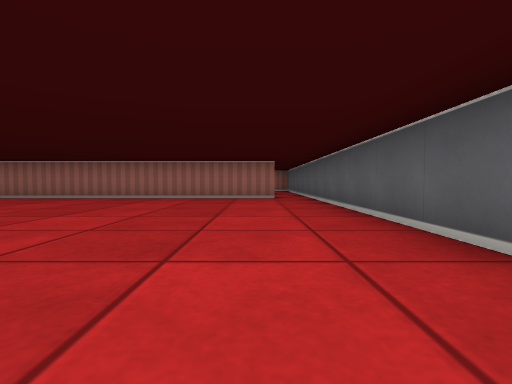
view 1 (above)

14 first-person views from a walk through a cub3D maze. The camera is about half as high as the walls, tilts 2° down and sees 85° across. The floor is counted in squares. Each view is taken from the middle of a square. On the plan, view 1 faces up. The plan holds only what a view shows up to about 9 squares ahead; the rest is blank.

view 2
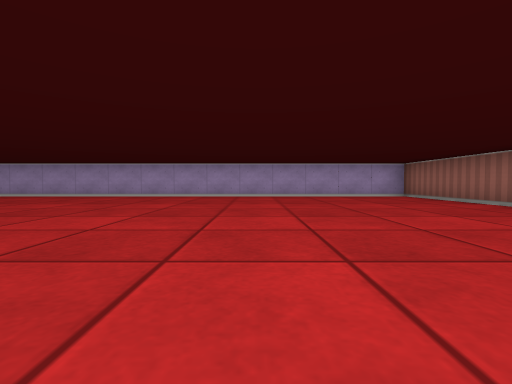

view 3
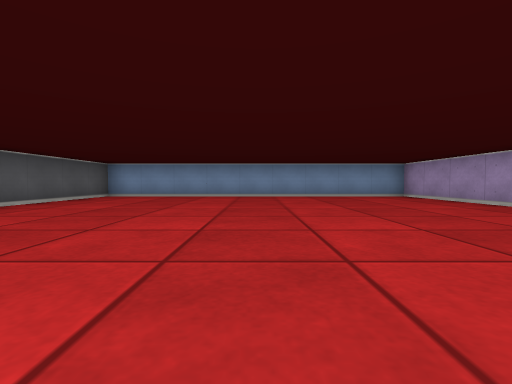

view 4
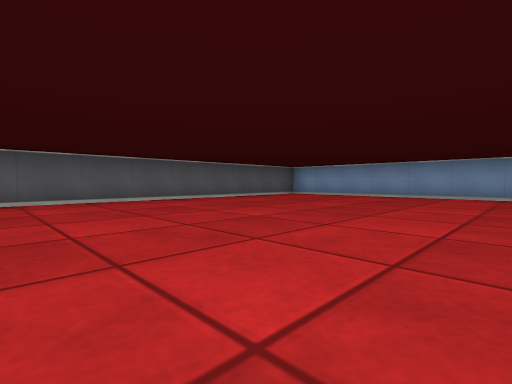

view 5
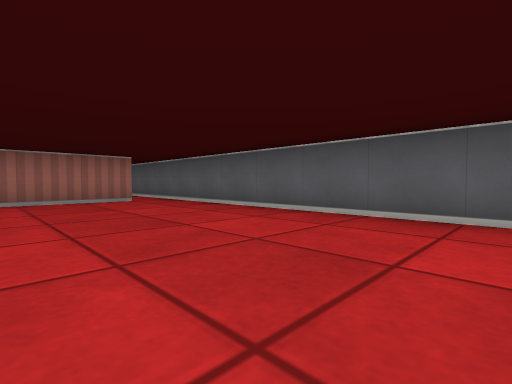

view 6
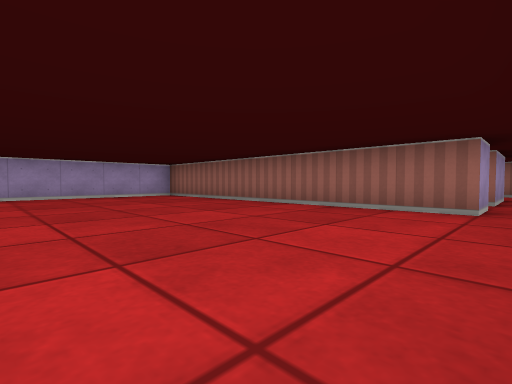

view 7
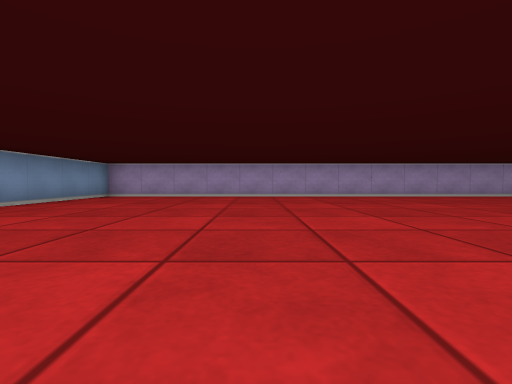

view 8
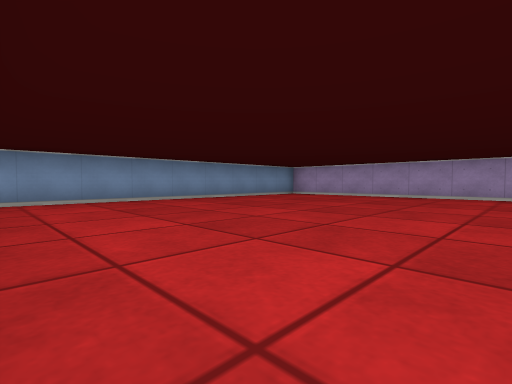

view 9
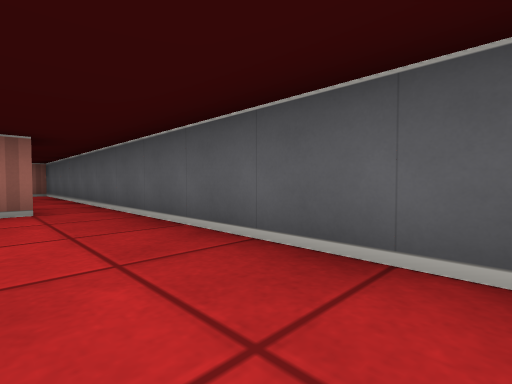

view 10
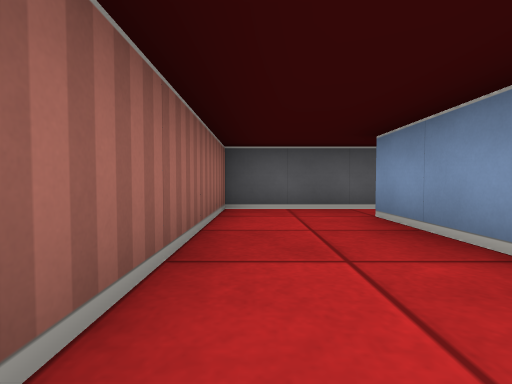

view 11
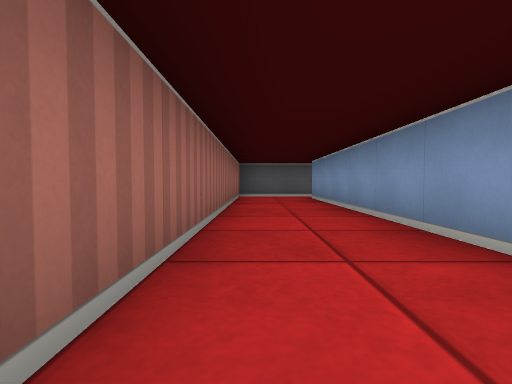

view 12
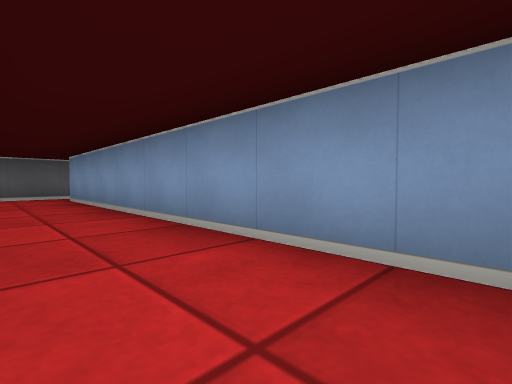

view 13
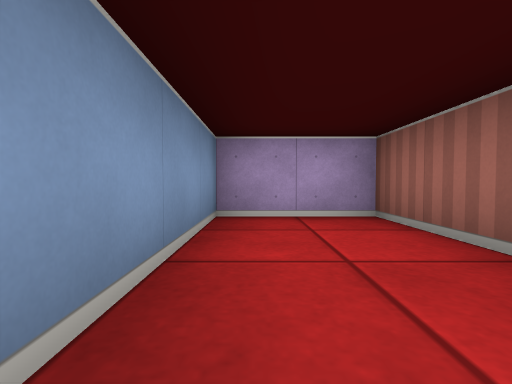

view 14
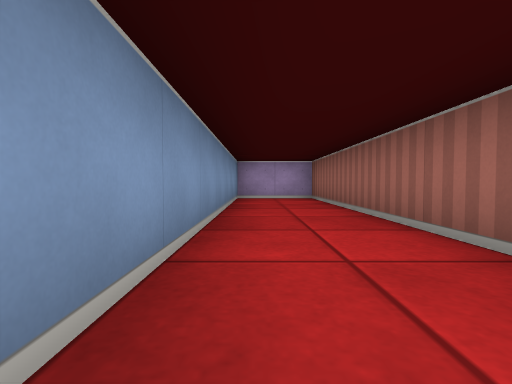

### Floor plan
Ten units are one square. View 1 is at (0, 0); x grows to the right and y downward. Boxes are objects, and circles mark ways between rooms. Rooms are numbered by the first view taken in them; rooms with no view inside come last. Other rooms are left out.
<svg viewBox="-80 -140 100 210">
<path fill="none" stroke="#000" d="M5 -75 -75 -75 -75 65 15 65 15 -75M15 -115 15 -135 -75 -135 -75 -115 5 -115"/>
<text x="-30" y="-10">1</text>
<text x="-30" y="-130">2</text>
</svg>

Where each view was taken, in squares from view 1:
view 1: 0 up, 0 right, facing up
view 2: 3 up, 1 right, facing left
view 3: 2 up, 3 left, facing down
view 4: 2 up, 5 left, facing down-right
view 5: 1 up, 2 left, facing up-right
view 6: 3 up, 1 right, facing up-left
view 7: 2 down, 1 right, facing left
view 8: 0 up, 1 right, facing down-left
view 9: 3 up, 0 right, facing up-right
view 10: 13 up, 3 left, facing right
view 11: 13 up, 7 left, facing right
view 12: 13 up, 7 left, facing down-right
view 13: 12 up, 4 left, facing left
view 14: 12 up, 0 right, facing left
